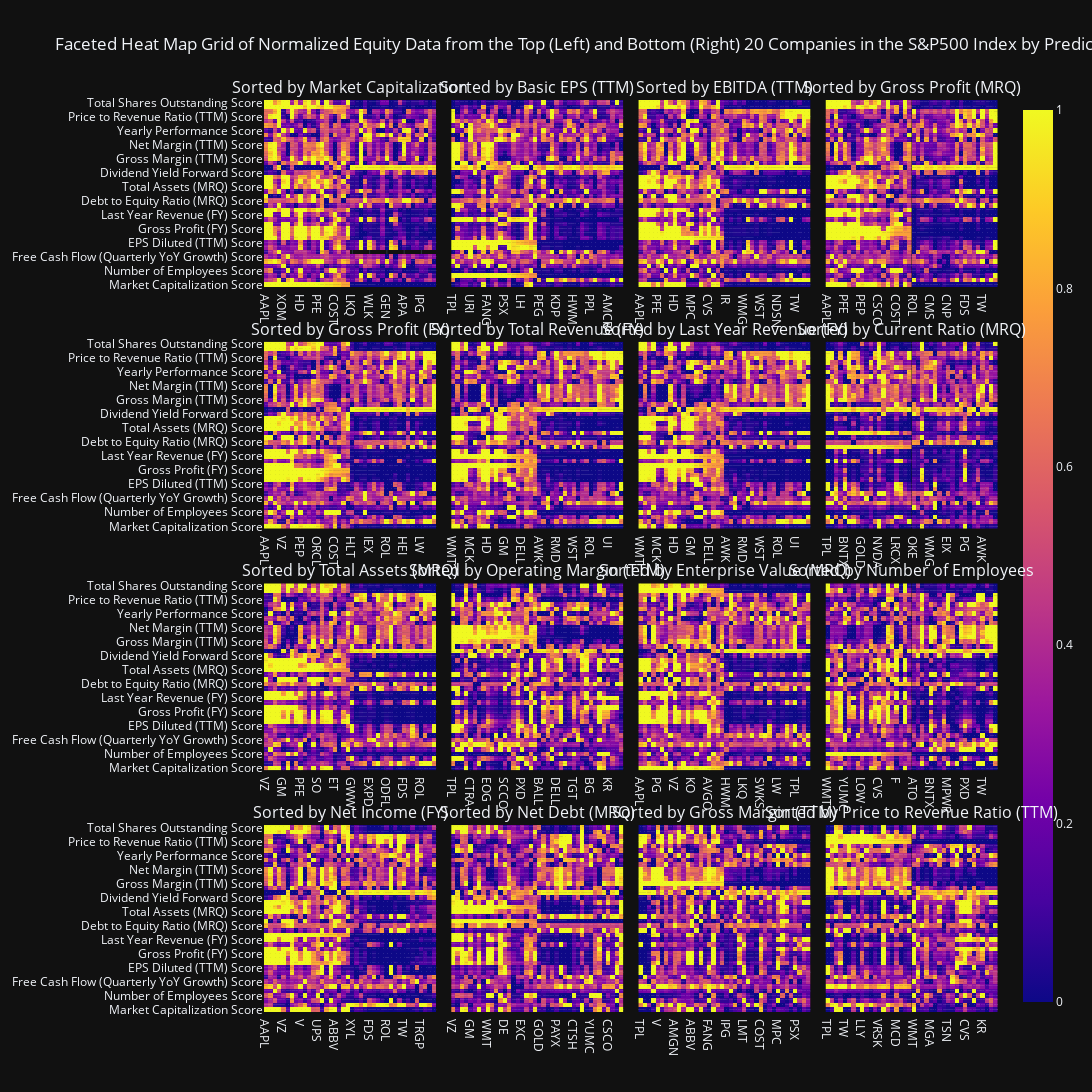

The notebook cell saved with this chart:
### Code cell
def subplot_generator(predictors, height_reduction_factor = 8, width_multiplier = 1, horizontal_spacing= 0.02, vertical_spacing = 0.005, cols=4):
    rows = 4
    fig = make_subplots(
        rows=rows,
        cols=cols,
        shared_yaxes=True,
        subplot_titles = ['Sorted by ' + predictor for set in predictors for predictor in set],
        horizontal_spacing=horizontal_spacing,
        vertical_spacing=vertical_spacing,
        #row_titles=['Sorted by ' + predictor for predictor in predictors]
        )
    
    def pair_construction(row: int, col: int, predictor) -> None:
        row += 1
        col += 1
        
        fig.add_trace(
        trace=viz.heatmap_plot(
        df=mega_df,
        plot_last_companies=False,
        sort_by=predictor).data[0],
        row = row,
        col = col
    )
        fig.add_trace(
        trace=viz.heatmap_plot(
        df=mega_df,
        plot_last_companies=True,
        sort_by=predictor).data[0],
        row = row,
        col = col
    )
    
    num_cols = 4
    
    for row in range(num_cols):
        for col in range(num_cols):
            pair_construction(row, col, predictors[row][col])

    
    # for predictor, row in zip(predictors, range(1, int((len(predictors) / num_cols) + 1))):
    #     for col in range(1, num_cols + 1):
    #         pair_construction(row, col, predictor)

    height_multiplier = 16 - height_reduction_factor
    fig.update_layout(
        title_text=f'Faceted Heat Map Grid of Normalized Equity Data from the Top (Left) and Bottom (Right) 20 Companies in the S&P500 Index by Predictor (1 = Best, 0 = Worst)',
        template='plotly_dark',
        width=1500*width_multiplier,
        height=1500*height_multiplier)
    
    return fig

display(subplot_generator(predictors, 15, 1, vertical_spacing=0.06).show(config=config))
#large_fig_2 = subplot_generator(predictors[1], 4, vertical_spacing=0.009)
